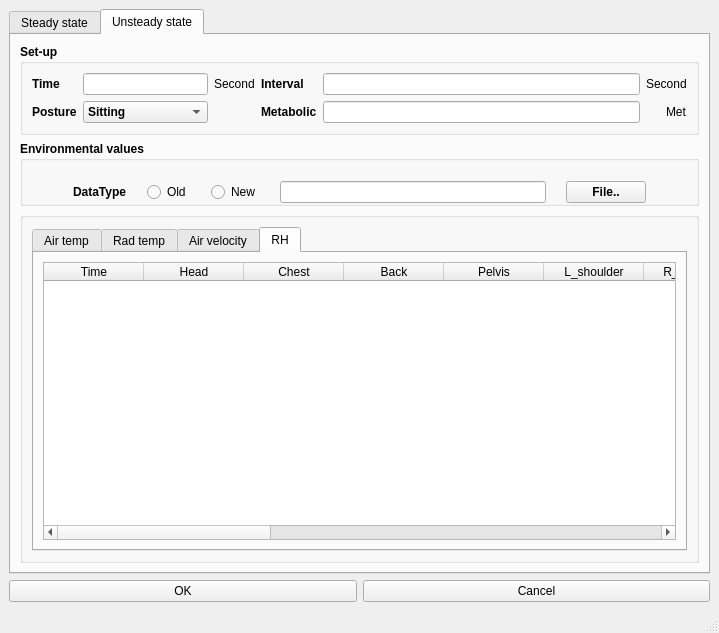
<?xml version="1.0" encoding="UTF-8"?>
<ui version="4.0">
 <class>MainWindow</class>
 <widget class="QMainWindow" name="MainWindow">
  <property name="geometry">
   <rect>
    <x>0</x>
    <y>0</y>
    <width>719</width>
    <height>633</height>
   </rect>
  </property>
  <property name="windowTitle">
   <string>Experiments</string>
  </property>
  <property name="windowIcon">
   <iconset>
    <normaloff>human-body-standing-black-icon.ico</normaloff>human-body-standing-black-icon.ico</iconset>
  </property>
  <widget class="QWidget" name="centralwidget">
   <layout class="QGridLayout" name="gridLayout_3">
    <item row="0" column="0">
     <widget class="QTabWidget" name="tabWidget">
      <property name="currentIndex">
       <number>1</number>
      </property>
      <widget class="QWidget" name="tab_3">
       <attribute name="title">
        <string>Steady state</string>
       </attribute>
       <layout class="QGridLayout" name="gridLayout_4">
        <item row="0" column="0">
         <widget class="QGroupBox" name="groupBox">
          <property name="font">
           <font>
            <weight>75</weight>
            <bold>true</bold>
           </font>
          </property>
          <property name="title">
           <string>Set-up</string>
          </property>
          <layout class="QGridLayout" name="gridLayout">
           <item row="0" column="2">
            <widget class="QLabel" name="label_2">
             <property name="font">
              <font>
               <weight>50</weight>
               <bold>false</bold>
              </font>
             </property>
             <property name="text">
              <string>Second</string>
             </property>
            </widget>
           </item>
           <item row="1" column="4">
            <widget class="QLineEdit" name="lineEdit_3"/>
           </item>
           <item row="0" column="0">
            <widget class="QLabel" name="label">
             <property name="text">
              <string>Time</string>
             </property>
            </widget>
           </item>
           <item row="0" column="3">
            <widget class="QLabel" name="label_3">
             <property name="text">
              <string>Interval</string>
             </property>
            </widget>
           </item>
           <item row="1" column="3">
            <widget class="QLabel" name="label_6">
             <property name="text">
              <string>Metabolic</string>
             </property>
            </widget>
           </item>
           <item row="1" column="1">
            <widget class="QComboBox" name="comboBox">
             <item>
              <property name="text">
               <string>Sitting</string>
              </property>
             </item>
             <item>
              <property name="text">
               <string>Standing</string>
              </property>
             </item>
            </widget>
           </item>
           <item row="0" column="1">
            <widget class="QLineEdit" name="lineEdit">
             <property name="sizePolicy">
              <sizepolicy hsizetype="Fixed" vsizetype="Fixed">
               <horstretch>0</horstretch>
               <verstretch>0</verstretch>
              </sizepolicy>
             </property>
            </widget>
           </item>
           <item row="0" column="4">
            <widget class="QLineEdit" name="lineEdit_2"/>
           </item>
           <item row="1" column="7">
            <widget class="QLabel" name="label_7">
             <property name="font">
              <font>
               <weight>50</weight>
               <bold>false</bold>
              </font>
             </property>
             <property name="text">
              <string>Met</string>
             </property>
            </widget>
           </item>
           <item row="0" column="6" colspan="2">
            <widget class="QLabel" name="label_4">
             <property name="font">
              <font>
               <weight>50</weight>
               <bold>false</bold>
              </font>
             </property>
             <property name="text">
              <string>Second</string>
             </property>
            </widget>
           </item>
           <item row="1" column="0">
            <widget class="QLabel" name="label_5">
             <property name="text">
              <string>Posture</string>
             </property>
            </widget>
           </item>
          </layout>
         </widget>
        </item>
        <item row="1" column="0">
         <widget class="QGroupBox" name="groupBox_2">
          <property name="font">
           <font>
            <weight>75</weight>
            <bold>true</bold>
           </font>
          </property>
          <property name="title">
           <string>Environmental values</string>
          </property>
          <layout class="QGridLayout" name="gridLayout_2">
           <property name="leftMargin">
            <number>50</number>
           </property>
           <property name="topMargin">
            <number>20</number>
           </property>
           <property name="rightMargin">
            <number>50</number>
           </property>
           <property name="bottomMargin">
            <number>0</number>
           </property>
           <property name="horizontalSpacing">
            <number>20</number>
           </property>
           <item row="0" column="6">
            <widget class="QPushButton" name="btn_steady_file">
             <property name="sizePolicy">
              <sizepolicy hsizetype="Fixed" vsizetype="Fixed">
               <horstretch>0</horstretch>
               <verstretch>0</verstretch>
              </sizepolicy>
             </property>
             <property name="text">
              <string>File..</string>
             </property>
            </widget>
           </item>
           <item row="0" column="1">
            <widget class="QLineEdit" name="txt_steady_file">
             <property name="sizePolicy">
              <sizepolicy hsizetype="Preferred" vsizetype="Fixed">
               <horstretch>0</horstretch>
               <verstretch>0</verstretch>
              </sizepolicy>
             </property>
            </widget>
           </item>
           <item row="0" column="0">
            <widget class="QLabel" name="label_8">
             <property name="sizePolicy">
              <sizepolicy hsizetype="Fixed" vsizetype="Preferred">
               <horstretch>0</horstretch>
               <verstretch>0</verstretch>
              </sizepolicy>
             </property>
             <property name="font">
              <font>
               <weight>75</weight>
               <bold>true</bold>
              </font>
             </property>
             <property name="text">
              <string>Each segment</string>
             </property>
            </widget>
           </item>
          </layout>
         </widget>
        </item>
        <item row="2" column="0">
         <widget class="QGroupBox" name="groupBox_3">
          <property name="title">
           <string/>
          </property>
          <layout class="QHBoxLayout" name="horizontalLayout">
           <item>
            <widget class="QTableWidget" name="table_steady_experiments">
             <column>
              <property name="text">
               <string>Segment</string>
              </property>
             </column>
             <column>
              <property name="text">
               <string>Air temp</string>
              </property>
             </column>
             <column>
              <property name="text">
               <string>Rad temp</string>
              </property>
             </column>
             <column>
              <property name="text">
               <string>Air velocity</string>
              </property>
             </column>
             <column>
              <property name="text">
               <string>RH</string>
              </property>
             </column>
            </widget>
           </item>
          </layout>
         </widget>
        </item>
       </layout>
      </widget>
      <widget class="QWidget" name="tab_4">
       <attribute name="title">
        <string>Unsteady state</string>
       </attribute>
       <layout class="QGridLayout" name="gridLayout_7">
        <item row="0" column="0">
         <widget class="QGroupBox" name="groupBox_4">
          <property name="font">
           <font>
            <weight>75</weight>
            <bold>true</bold>
           </font>
          </property>
          <property name="title">
           <string>Set-up</string>
          </property>
          <layout class="QGridLayout" name="gridLayout_5">
           <item row="0" column="2">
            <widget class="QLabel" name="label_9">
             <property name="font">
              <font>
               <weight>50</weight>
               <bold>false</bold>
              </font>
             </property>
             <property name="text">
              <string>Second</string>
             </property>
            </widget>
           </item>
           <item row="1" column="4">
            <widget class="QLineEdit" name="lineEdit_5"/>
           </item>
           <item row="0" column="0">
            <widget class="QLabel" name="label_10">
             <property name="text">
              <string>Time</string>
             </property>
            </widget>
           </item>
           <item row="0" column="3">
            <widget class="QLabel" name="label_11">
             <property name="text">
              <string>Interval</string>
             </property>
            </widget>
           </item>
           <item row="1" column="3">
            <widget class="QLabel" name="label_12">
             <property name="text">
              <string>Metabolic</string>
             </property>
            </widget>
           </item>
           <item row="1" column="1">
            <widget class="QComboBox" name="comboBox_2">
             <item>
              <property name="text">
               <string>Sitting</string>
              </property>
             </item>
             <item>
              <property name="text">
               <string>Standing</string>
              </property>
             </item>
            </widget>
           </item>
           <item row="0" column="1">
            <widget class="QLineEdit" name="lineEdit_6">
             <property name="sizePolicy">
              <sizepolicy hsizetype="Fixed" vsizetype="Fixed">
               <horstretch>0</horstretch>
               <verstretch>0</verstretch>
              </sizepolicy>
             </property>
            </widget>
           </item>
           <item row="0" column="4">
            <widget class="QLineEdit" name="lineEdit_7"/>
           </item>
           <item row="1" column="7">
            <widget class="QLabel" name="label_13">
             <property name="font">
              <font>
               <weight>50</weight>
               <bold>false</bold>
              </font>
             </property>
             <property name="text">
              <string>Met</string>
             </property>
            </widget>
           </item>
           <item row="0" column="6" colspan="2">
            <widget class="QLabel" name="label_14">
             <property name="font">
              <font>
               <weight>50</weight>
               <bold>false</bold>
              </font>
             </property>
             <property name="text">
              <string>Second</string>
             </property>
            </widget>
           </item>
           <item row="1" column="0">
            <widget class="QLabel" name="label_15">
             <property name="text">
              <string>Posture</string>
             </property>
            </widget>
           </item>
          </layout>
         </widget>
        </item>
        <item row="1" column="0">
         <widget class="QGroupBox" name="groupBox_5">
          <property name="font">
           <font>
            <weight>75</weight>
            <bold>true</bold>
           </font>
          </property>
          <property name="title">
           <string>Environmental values</string>
          </property>
          <layout class="QGridLayout" name="gridLayout_6">
           <property name="leftMargin">
            <number>50</number>
           </property>
           <property name="topMargin">
            <number>20</number>
           </property>
           <property name="rightMargin">
            <number>50</number>
           </property>
           <property name="bottomMargin">
            <number>0</number>
           </property>
           <property name="horizontalSpacing">
            <number>20</number>
           </property>
           <item row="0" column="3">
            <widget class="QLineEdit" name="txt_unsteady_file">
             <property name="sizePolicy">
              <sizepolicy hsizetype="Preferred" vsizetype="Fixed">
               <horstretch>0</horstretch>
               <verstretch>0</verstretch>
              </sizepolicy>
             </property>
            </widget>
           </item>
           <item row="0" column="0">
            <widget class="QLabel" name="label_16">
             <property name="sizePolicy">
              <sizepolicy hsizetype="Fixed" vsizetype="Preferred">
               <horstretch>0</horstretch>
               <verstretch>0</verstretch>
              </sizepolicy>
             </property>
             <property name="font">
              <font>
               <weight>75</weight>
               <bold>true</bold>
              </font>
             </property>
             <property name="text">
              <string>DataType</string>
             </property>
            </widget>
           </item>
           <item row="0" column="1">
            <widget class="QRadioButton" name="radioButton">
             <property name="sizePolicy">
              <sizepolicy hsizetype="Fixed" vsizetype="Fixed">
               <horstretch>0</horstretch>
               <verstretch>0</verstretch>
              </sizepolicy>
             </property>
             <property name="font">
              <font>
               <weight>50</weight>
               <bold>false</bold>
              </font>
             </property>
             <property name="text">
              <string>Old</string>
             </property>
            </widget>
           </item>
           <item row="0" column="4">
            <widget class="QPushButton" name="btn_unsteady_file">
             <property name="sizePolicy">
              <sizepolicy hsizetype="Fixed" vsizetype="Fixed">
               <horstretch>0</horstretch>
               <verstretch>0</verstretch>
              </sizepolicy>
             </property>
             <property name="text">
              <string>File..</string>
             </property>
            </widget>
           </item>
           <item row="0" column="2">
            <widget class="QRadioButton" name="radioButton_2">
             <property name="sizePolicy">
              <sizepolicy hsizetype="Fixed" vsizetype="Fixed">
               <horstretch>0</horstretch>
               <verstretch>0</verstretch>
              </sizepolicy>
             </property>
             <property name="font">
              <font>
               <weight>50</weight>
               <bold>false</bold>
              </font>
             </property>
             <property name="text">
              <string>New</string>
             </property>
            </widget>
           </item>
          </layout>
         </widget>
        </item>
        <item row="2" column="0">
         <widget class="QGroupBox" name="groupBox_6">
          <property name="title">
           <string/>
          </property>
          <layout class="QHBoxLayout" name="horizontalLayout_2">
           <item>
            <widget class="QTabWidget" name="tabWidget_2">
             <property name="currentIndex">
              <number>3</number>
             </property>
             <widget class="QWidget" name="tab_5">
              <attribute name="title">
               <string>Air temp</string>
              </attribute>
              <layout class="QGridLayout" name="gridLayout_8">
               <item row="0" column="0">
                <widget class="QTableWidget" name="table_unsteady_air_temp">
                 <column>
                  <property name="text">
                   <string>Time</string>
                  </property>
                 </column>
                 <column>
                  <property name="text">
                   <string>Head</string>
                  </property>
                 </column>
                 <column>
                  <property name="text">
                   <string>Chest</string>
                  </property>
                 </column>
                 <column>
                  <property name="text">
                   <string>Back</string>
                  </property>
                 </column>
                 <column>
                  <property name="text">
                   <string>Pelvis</string>
                  </property>
                 </column>
                 <column>
                  <property name="text">
                   <string>L_shoulder</string>
                  </property>
                 </column>
                 <column>
                  <property name="text">
                   <string>R_shoulder</string>
                  </property>
                 </column>
                 <column>
                  <property name="text">
                   <string>L_arm</string>
                  </property>
                 </column>
                 <column>
                  <property name="text">
                   <string>R_arm</string>
                  </property>
                 </column>
                 <column>
                  <property name="text">
                   <string>L_hand</string>
                  </property>
                 </column>
                 <column>
                  <property name="text">
                   <string>R_hand</string>
                  </property>
                 </column>
                 <column>
                  <property name="text">
                   <string>L_thigh</string>
                  </property>
                 </column>
                 <column>
                  <property name="text">
                   <string>R_thigh</string>
                  </property>
                 </column>
                 <column>
                  <property name="text">
                   <string>L_leg</string>
                  </property>
                 </column>
                 <column>
                  <property name="text">
                   <string>R_leg</string>
                  </property>
                 </column>
                 <column>
                  <property name="text">
                   <string>L_foot</string>
                  </property>
                 </column>
                 <column>
                  <property name="text">
                   <string>R_foot</string>
                  </property>
                 </column>
                </widget>
               </item>
              </layout>
             </widget>
             <widget class="QWidget" name="tab_6">
              <attribute name="title">
               <string>Rad temp</string>
              </attribute>
              <layout class="QGridLayout" name="gridLayout_9">
               <item row="0" column="0">
                <widget class="QTableWidget" name="table_unsteady_rad_temp">
                 <column>
                  <property name="text">
                   <string>Time</string>
                  </property>
                 </column>
                 <column>
                  <property name="text">
                   <string>Head</string>
                  </property>
                 </column>
                 <column>
                  <property name="text">
                   <string>Chest</string>
                  </property>
                 </column>
                 <column>
                  <property name="text">
                   <string>Back</string>
                  </property>
                 </column>
                 <column>
                  <property name="text">
                   <string>Pelvis</string>
                  </property>
                 </column>
                 <column>
                  <property name="text">
                   <string>L_shoulder</string>
                  </property>
                 </column>
                 <column>
                  <property name="text">
                   <string>R_shoulder</string>
                  </property>
                 </column>
                 <column>
                  <property name="text">
                   <string>L_arm</string>
                  </property>
                 </column>
                 <column>
                  <property name="text">
                   <string>R_arm</string>
                  </property>
                 </column>
                 <column>
                  <property name="text">
                   <string>L_hand</string>
                  </property>
                 </column>
                 <column>
                  <property name="text">
                   <string>R_hand</string>
                  </property>
                 </column>
                 <column>
                  <property name="text">
                   <string>L_thigh</string>
                  </property>
                 </column>
                 <column>
                  <property name="text">
                   <string>R_thigh</string>
                  </property>
                 </column>
                 <column>
                  <property name="text">
                   <string>L_leg</string>
                  </property>
                 </column>
                 <column>
                  <property name="text">
                   <string>R_leg</string>
                  </property>
                 </column>
                 <column>
                  <property name="text">
                   <string>L_foot</string>
                  </property>
                 </column>
                 <column>
                  <property name="text">
                   <string>R_foot</string>
                  </property>
                 </column>
                </widget>
               </item>
              </layout>
             </widget>
             <widget class="QWidget" name="tab_7">
              <attribute name="title">
               <string>Air velocity</string>
              </attribute>
              <layout class="QGridLayout" name="gridLayout_10">
               <item row="0" column="0">
                <widget class="QTableWidget" name="table_unsteady_air_velocity">
                 <column>
                  <property name="text">
                   <string>Time</string>
                  </property>
                 </column>
                 <column>
                  <property name="text">
                   <string>Head</string>
                  </property>
                 </column>
                 <column>
                  <property name="text">
                   <string>Chest</string>
                  </property>
                 </column>
                 <column>
                  <property name="text">
                   <string>Back</string>
                  </property>
                 </column>
                 <column>
                  <property name="text">
                   <string>Pelvis</string>
                  </property>
                 </column>
                 <column>
                  <property name="text">
                   <string>L_shoulder</string>
                  </property>
                 </column>
                 <column>
                  <property name="text">
                   <string>R_shoulder</string>
                  </property>
                 </column>
                 <column>
                  <property name="text">
                   <string>L_arm</string>
                  </property>
                 </column>
                 <column>
                  <property name="text">
                   <string>R_arm</string>
                  </property>
                 </column>
                 <column>
                  <property name="text">
                   <string>L_hand</string>
                  </property>
                 </column>
                 <column>
                  <property name="text">
                   <string>R_hand</string>
                  </property>
                 </column>
                 <column>
                  <property name="text">
                   <string>L_thigh</string>
                  </property>
                 </column>
                 <column>
                  <property name="text">
                   <string>R_thigh</string>
                  </property>
                 </column>
                 <column>
                  <property name="text">
                   <string>L_leg</string>
                  </property>
                 </column>
                 <column>
                  <property name="text">
                   <string>R_leg</string>
                  </property>
                 </column>
                 <column>
                  <property name="text">
                   <string>L_foot</string>
                  </property>
                 </column>
                 <column>
                  <property name="text">
                   <string>R_foot</string>
                  </property>
                 </column>
                </widget>
               </item>
              </layout>
             </widget>
             <widget class="QWidget" name="tab_8">
              <attribute name="title">
               <string>RH</string>
              </attribute>
              <layout class="QGridLayout" name="gridLayout_11">
               <item row="0" column="0">
                <widget class="QTableWidget" name="table_unsteady_rh">
                 <column>
                  <property name="text">
                   <string>Time</string>
                  </property>
                 </column>
                 <column>
                  <property name="text">
                   <string>Head</string>
                  </property>
                 </column>
                 <column>
                  <property name="text">
                   <string>Chest</string>
                  </property>
                 </column>
                 <column>
                  <property name="text">
                   <string>Back</string>
                  </property>
                 </column>
                 <column>
                  <property name="text">
                   <string>Pelvis</string>
                  </property>
                 </column>
                 <column>
                  <property name="text">
                   <string>L_shoulder</string>
                  </property>
                 </column>
                 <column>
                  <property name="text">
                   <string>R_shoulder</string>
                  </property>
                 </column>
                 <column>
                  <property name="text">
                   <string>L_arm</string>
                  </property>
                 </column>
                 <column>
                  <property name="text">
                   <string>R_arm</string>
                  </property>
                 </column>
                 <column>
                  <property name="text">
                   <string>L_hand</string>
                  </property>
                 </column>
                 <column>
                  <property name="text">
                   <string>R_hand</string>
                  </property>
                 </column>
                 <column>
                  <property name="text">
                   <string>L_thigh</string>
                  </property>
                 </column>
                 <column>
                  <property name="text">
                   <string>R_thigh</string>
                  </property>
                 </column>
                 <column>
                  <property name="text">
                   <string>L_leg</string>
                  </property>
                 </column>
                 <column>
                  <property name="text">
                   <string>R_leg</string>
                  </property>
                 </column>
                 <column>
                  <property name="text">
                   <string>L_foot</string>
                  </property>
                 </column>
                 <column>
                  <property name="text">
                   <string>R_foot</string>
                  </property>
                 </column>
                </widget>
               </item>
              </layout>
             </widget>
            </widget>
           </item>
          </layout>
         </widget>
        </item>
       </layout>
      </widget>
     </widget>
    </item>
    <item row="1" column="0">
     <layout class="QHBoxLayout" name="horizontalLayout_3">
      <item>
       <widget class="QPushButton" name="btn_ok">
        <property name="text">
         <string>OK</string>
        </property>
       </widget>
      </item>
      <item>
       <widget class="QPushButton" name="btn_cancel">
        <property name="text">
         <string>Cancel</string>
        </property>
       </widget>
      </item>
     </layout>
    </item>
   </layout>
  </widget>
  <widget class="QMenuBar" name="menubar">
   <property name="geometry">
    <rect>
     <x>0</x>
     <y>0</y>
     <width>719</width>
     <height>21</height>
    </rect>
   </property>
  </widget>
  <widget class="QStatusBar" name="statusbar"/>
 </widget>
 <resources/>
 <connections/>
</ui>
